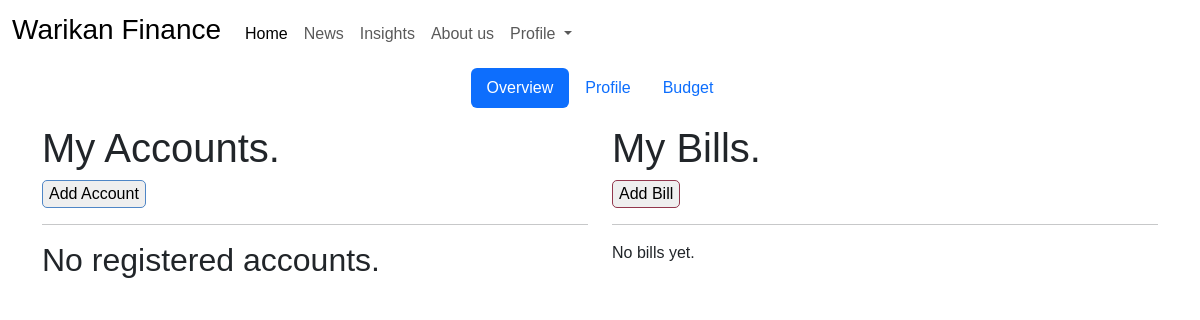
Page / (signed in) on the earlier database version.
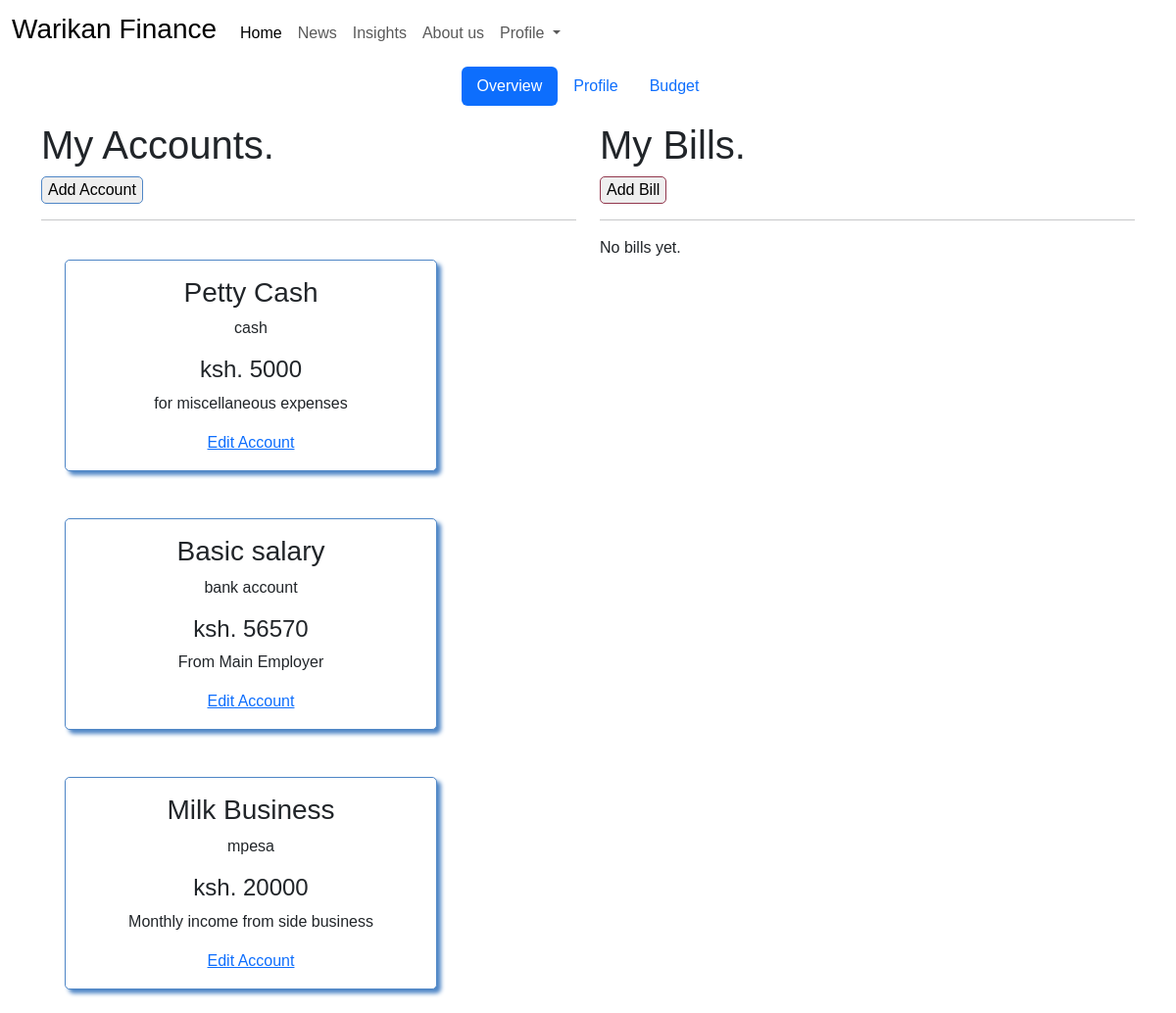
Same page on the later database version.
### finance_app/models.py (models this page shows, shortened)
class Account(models.Model):
    name = models.CharField(max_length=100)
    category=models.CharField(max_length=30,choices=CATEGORIES,default='cash',null=True)
    amount=models.IntegerField(null=True)
    description = models.TextField()
    user=models.ForeignKey(User,on_delete=models.CASCADE,null=True)

### finance_app/views.py (the view)
# urls.py: path('',views.home,name='home'),
@login_required(login_url='/accounts/login/')
def home(request):
    current_user = request.user
    user = User.objects.get(id=current_user.id)
    profile = Profile.get_profile_by_id(user.id)
    accounts= Account.objects.all()
    bills=Bill.objects.all()
    context = {
        'profile': profile,
        'user': user,
        'accounts': accounts,
        'bills': bills
    }
    return render(request,'home.html', context)

### finance_app/models.py (called while the page is built)
    @classmethod
    def get_profile_by_id(cls,id):
        profile = Profile.objects.filter(user__id = id).first()
        return profile

### finance_app/templates/home.html (shortened to what this page needs)
{% extends 'base.html' %}
{% block content %}
{{block.super}}
<ul class="nav justify-content-center nav-pills mb-3" id="pills-tab" role="tablist">
    <li class="nav-item" role="presentation">
      <button class="nav-link active" id="pills-home-tab" data-bs-toggle="pill" data-bs-target="#pills-home" type="button" role="tab" aria-controls="pills-home" aria-selected="true">Overview</button>
    </li>
    <li class="nav-item" role="presentation">
      <button class="nav-link" id="pills-profile-tab" data-bs-toggle="pill" data-bs-target="#pills-profile" type="button" role="tab" aria-controls="pills-profile" aria-selected="false">Profile</button>
    </li>
    <li class="nav-item" role="presentation">
      <button class="nav-link" id="pills-contact-tab" data-bs-toggle="pill" data-bs-target="#pills-contact" type="button" role="tab" aria-controls="pills-contact" aria-selected="false">Budget</button>
    </li>
  </ul>
  <div class="tab-content" id="pills-tabContent">
    <div class="tab-pane fade show active" id="pills-home" role="tabpanel" aria-labelledby="pills-home-tab">
      <div class="container">
        <div class="row">
          <div class="col-md-6"> <h1>My Accounts. </h1>
            <a href="{% url 'account_form' user.id %} "><button class="accountbtn">Add Account</button> </a>
        <hr>
        <div class="row">
        {% for item in accounts %}
        <div class="col-md-8 card account_overview">
          <h3>{{item.name}} </h3>
          <p>{{item.category}} </p>
          <h4>ksh. {{item.amount}} </h4>
          <p>{{item.description}} </p>
        <a href="# ">Edit Account</a>
        </div>
        {% empty %}
        <h2>No registered accounts.</h2>
        {% endfor %}
        </div>
        </div>
        <div class="col-md-6">
          <h1>My Bills.</h1>
            <a href="{% url 'bill_form' user.id %} "><button class="billbtn">Add Bill</button> </a>
            <hr>
        {% for item in bills %}
        <div class="card bill_overview">
          <h3>{{item.name}} </h3>
           <p>{{item.category}} </p>
           <h4>{{item.amount}} </h4>
           <p>Before~ {{item.due_date}} </p>
           </div>
        {% empty %}
        <p>No bills yet.</p>
        {% endfor %}
        </div>
        </div>
      </div>
    </div>
  </div>
{% endblock %}

Differences in the rows shown:
added Account: name "Petty Cash", category "cash", amount "5000", description "for miscellaneous expenses"
added Account: name "Basic salary", category "bank account", amount "56570", description "From Main Employer"
added Account: name "Milk Business", category "mpesa", amount "20000", description "Monthly income from side business"
Other differences:
text no longer shown: "No registered accounts."
